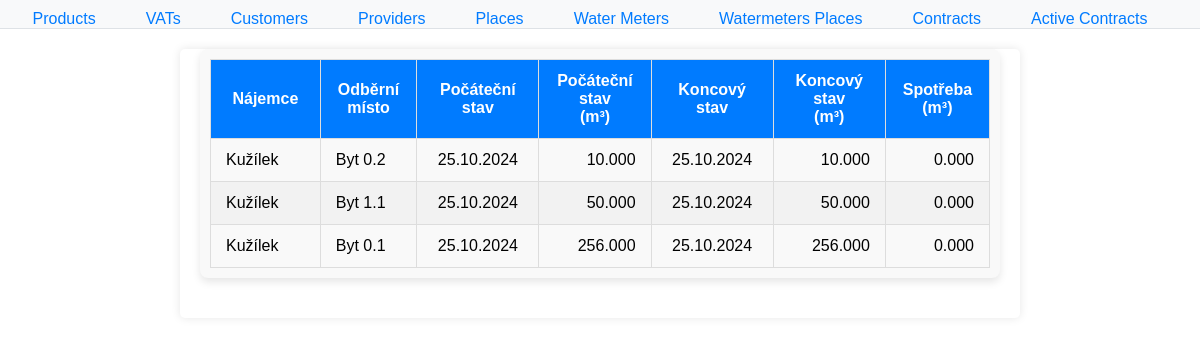
/water/contracts/active/, run on an earlier commit of the app's database.
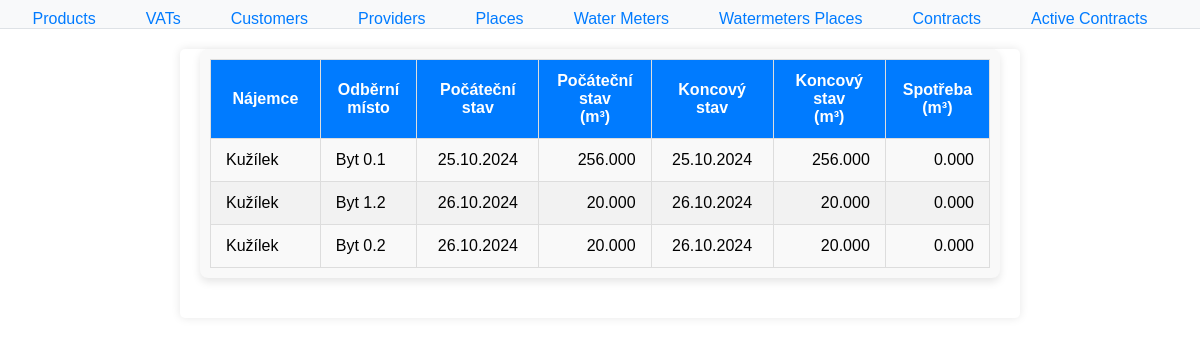
And on a later commit of the database.
### water/models.py (models this page shows, shortened)
class Contract(models.Model):
    contract_id = models.AutoField(primary_key=True)
    customer = models.ForeignKey(Customer, on_delete=PROTECT)  # Prevent deletion of a customer if it's connected to a contract
    watermeters_places = models.ForeignKey(WatermetersPlaces, on_delete=PROTECT)  # Prevent deletion of a watermeter if it's connected to a contract
    provider = models.ForeignKey('Provider', on_delete=PROTECT, null=True, blank=True) # Add ForeignKey to Provider
    contract_start_day = models.DateTimeField()
    contract_end_day = models.DateTimeField(blank=True, null=True)
    class Meta:
        db_table = 'Contracts'  # Specify the existing table name

class Customer(models.Model):
    customer_id = models.AutoField(primary_key=True)
    first_name = models.CharField(max_length=100)
    family_name = models.CharField(max_length=100)
    street = models.CharField(max_length=100)
    street_no = models.CharField(max_length=10)
    city = models.CharField(max_length=100)
    zip = models.CharField(max_length=20)
    email = models.EmailField(unique=True)  # Ensure email is unique
    phone = models.CharField(max_length=20)
    class Meta:
        db_table = 'Customers'  # Specify the existing table name

class WatermetersPlaces(models.Model):
    watermeters_places_id = models.AutoField(primary_key=True)
    watermeter = models.OneToOneField(Watermeter, on_delete=models.CASCADE)  # One-to-One relationship
    place = models.OneToOneField(Place, on_delete=models.CASCADE)
    class Meta:
        db_table = 'Watermeters_Places'  # Specify the existing table name
        unique_together = (('watermeter', 'place'),)  # Ensure the Watermeter-Place combination is unique

class Place(models.Model):
    place_id = models.AutoField(primary_key=True)
    place_name = models.CharField(max_length=100)
    street = models.CharField(max_length=100)
    street_no = models.CharField(max_length=10)
    city = models.CharField(max_length=100)
    class Meta:
        db_table = 'Places'

class WaterConsumption(models.Model):
    water_consumption_id = models.AutoField(primary_key=True)
    contract = models.ForeignKey(Contract, on_delete=models.CASCADE)  # ForeignKey to Contract
    reading_datetime = models.DateTimeField()
    reading_value = models.FloatField()
    flag = models.CharField(max_length=10, choices=[('start', 'start'), ('end', 'end'), ('pending', 'pending')])
    class Meta:
        db_table = 'Water_Consumptions'  # Specify the existing table name
        unique_together = (('contract', 'reading_datetime'),)  # Ensure unique combination of contract and reading_datetime

### water/views.py (the view)
# urls.py: path('contracts/active/', views.active_contracts, name='contracts_active_list'),
def active_contracts(request):
    contracts = Contract.objects.filter(contract_end_day__isnull=True).select_related('customer', 'watermeters_places')
    data = []
    for contract in contracts:
        start_detail = contract.waterconsumption_set.filter(flag='start').first()
        pending_detail = contract.waterconsumption_set.filter(flag='pending').first()
        if start_detail and pending_detail:
            if start_detail.reading_value == pending_detail.reading_value:
                difference = 0
            else:
                difference = pending_detail.reading_value - start_detail.reading_value
        else:
            difference = None
        data.append({
            'contract': contract,
            'start_detail': start_detail,
            'pending_detail': pending_detail,
            'difference': difference
        })
    return render(request, 'water/contracts_active_list.html', {
        'contracts': data
    })

### water/templates/water/contracts_active_list.html (shortened to what this page needs)
{% extends "water/base.html" %}
{% block content %}
<div class="table-container">
    <table style="width: 100%; border-collapse: collapse;">
        <thead>
            <tr>
                <th class="narrow-column">Nájemce</th>
                <th class="narrow-column">Odběrní místo</th>
                <th class="narrow-column">Počáteční stav</th>
                <th class="narrow-column">Počáteční stav <br>(m³)</th>
                <th class="narrow-column">Koncový stav</th>
                <th class="narrow-column">Koncový stav <br>(m³)</th>
                <th class="narrow-column">Spotřeba <br>(m³)</th>
            </tr>
        </thead>
        <tbody>
            {% for entry in contracts %}
            <tr>
                <td class="align-left">{{ entry.contract.customer.family_name }}</td>
                <td class="align-left">{{ entry.contract.watermeters_places.place.place_name }}</td>
                <td style="text-align: center;">{{ entry.start_detail.reading_datetime|date:"d.m.Y" }}</td>
                <td class="align-right">{{ entry.start_detail.reading_value|floatformat:3 }}</td>
                <td style="text-align: center;">{{ entry.pending_detail.reading_datetime|date:"d.m.Y" }}</td>
                <td class="align-right">{{ entry.pending_detail.reading_value|floatformat:3 }}</td>
                <td class="align-right">
                    {% if entry.difference is not None %}
                        {{ entry.difference|floatformat:3 }}
                    {% else %}
                        0.000
                    {% endif %}
                </td>
            </tr>
            {% endfor %}
        </tbody>
    </table>
</div>
{% endblock %}

What changed in the data, as far as the page shows it:
no longer on this page (row edited): Contract: contract.customer.family_name "Kužílek", contract.watermeters_places.place.place_name "Byt 0.2", start_detail.reading_datetime "25.10.2024", start_detail.reading_value "10.000", pending_detail.reading_datetime "25.10.2024", pending_detail.reading_value "10.000", difference "0.000"
no longer on this page (row edited): Contract: contract.customer.family_name "Kužílek", contract.watermeters_places.place.place_name "Byt 1.1", start_detail.reading_datetime "25.10.2024", start_detail.reading_value "50.000", pending_detail.reading_datetime "25.10.2024", pending_detail.reading_value "50.000", difference "0.000"
added Contract: contract.customer.family_name "Kužílek", contract.watermeters_places.place.place_name "Byt 1.2", start_detail.reading_datetime "26.10.2024", start_detail.reading_value "20.000", pending_detail.reading_datetime "26.10.2024", pending_detail.reading_value "20.000", difference "0.000"
added Contract: contract.customer.family_name "Kužílek", contract.watermeters_places.place.place_name "Byt 0.2", start_detail.reading_datetime "26.10.2024", start_detail.reading_value "20.000", pending_detail.reading_datetime "26.10.2024", pending_detail.reading_value "20.000", difference "0.000"
